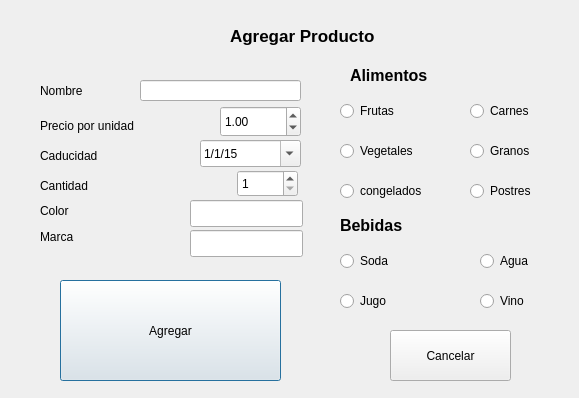
<?xml version="1.0" encoding="UTF-8"?>
<ui version="4.0">
 <class>agregarProducto</class>
 <widget class="QDialog" name="agregarProducto">
  <property name="geometry">
   <rect>
    <x>0</x>
    <y>0</y>
    <width>579</width>
    <height>398</height>
   </rect>
  </property>
  <property name="windowTitle">
   <string>Producto nuevo</string>
  </property>
  <widget class="QLabel" name="label">
   <property name="geometry">
    <rect>
     <x>230</x>
     <y>20</y>
     <width>151</width>
     <height>31</height>
    </rect>
   </property>
   <property name="font">
    <font>
     <pointsize>13</pointsize>
     <weight>75</weight>
     <bold>true</bold>
    </font>
   </property>
   <property name="text">
    <string>Agregar Producto</string>
   </property>
  </widget>
  <widget class="QLabel" name="label_3">
   <property name="geometry">
    <rect>
     <x>40</x>
     <y>110</y>
     <width>131</width>
     <height>31</height>
    </rect>
   </property>
   <property name="text">
    <string>Precio por unidad</string>
   </property>
  </widget>
  <widget class="QDateEdit" name="sp_caducidad">
   <property name="geometry">
    <rect>
     <x>200</x>
     <y>140</y>
     <width>101</width>
     <height>27</height>
    </rect>
   </property>
   <property name="dateTime">
    <datetime>
     <hour>0</hour>
     <minute>0</minute>
     <second>0</second>
     <year>2015</year>
     <month>1</month>
     <day>1</day>
    </datetime>
   </property>
   <property name="displayFormat">
    <string>d/M/yy</string>
   </property>
   <property name="calendarPopup">
    <bool>true</bool>
   </property>
  </widget>
  <widget class="QRadioButton" name="rd_vegetales">
   <property name="geometry">
    <rect>
     <x>340</x>
     <y>140</y>
     <width>111</width>
     <height>22</height>
    </rect>
   </property>
   <property name="text">
    <string>Vegetales</string>
   </property>
  </widget>
  <widget class="QRadioButton" name="rd_carnes">
   <property name="geometry">
    <rect>
     <x>470</x>
     <y>100</y>
     <width>117</width>
     <height>22</height>
    </rect>
   </property>
   <property name="text">
    <string>Carnes</string>
   </property>
  </widget>
  <widget class="QPushButton" name="pushButton">
   <property name="geometry">
    <rect>
     <x>60</x>
     <y>280</y>
     <width>221</width>
     <height>101</height>
    </rect>
   </property>
   <property name="text">
    <string>Agregar</string>
   </property>
  </widget>
  <widget class="QSpinBox" name="sp_cantidad">
   <property name="geometry">
    <rect>
     <x>237</x>
     <y>170</y>
     <width>61</width>
     <height>27</height>
    </rect>
   </property>
   <property name="minimum">
    <number>1</number>
   </property>
   <property name="maximum">
    <number>1000</number>
   </property>
  </widget>
  <widget class="QLabel" name="label_2">
   <property name="geometry">
    <rect>
     <x>40</x>
     <y>80</y>
     <width>101</width>
     <height>21</height>
    </rect>
   </property>
   <property name="text">
    <string>Nombre</string>
   </property>
  </widget>
  <widget class="QLabel" name="label_4">
   <property name="geometry">
    <rect>
     <x>40</x>
     <y>140</y>
     <width>91</width>
     <height>31</height>
    </rect>
   </property>
   <property name="text">
    <string>Caducidad</string>
   </property>
  </widget>
  <widget class="QRadioButton" name="rd_frutas">
   <property name="geometry">
    <rect>
     <x>340</x>
     <y>100</y>
     <width>111</width>
     <height>22</height>
    </rect>
   </property>
   <property name="text">
    <string>Frutas</string>
   </property>
  </widget>
  <widget class="QRadioButton" name="rd_postres">
   <property name="geometry">
    <rect>
     <x>470</x>
     <y>180</y>
     <width>117</width>
     <height>22</height>
    </rect>
   </property>
   <property name="text">
    <string>Postres</string>
   </property>
  </widget>
  <widget class="QRadioButton" name="rd_granos">
   <property name="geometry">
    <rect>
     <x>470</x>
     <y>140</y>
     <width>117</width>
     <height>22</height>
    </rect>
   </property>
   <property name="text">
    <string>Granos</string>
   </property>
  </widget>
  <widget class="QRadioButton" name="rd_congelados">
   <property name="geometry">
    <rect>
     <x>340</x>
     <y>180</y>
     <width>121</width>
     <height>22</height>
    </rect>
   </property>
   <property name="text">
    <string>congelados</string>
   </property>
  </widget>
  <widget class="QLabel" name="label_5">
   <property name="geometry">
    <rect>
     <x>40</x>
     <y>170</y>
     <width>91</width>
     <height>31</height>
    </rect>
   </property>
   <property name="text">
    <string>Cantidad</string>
   </property>
  </widget>
  <widget class="QLineEdit" name="txt_nombreP">
   <property name="geometry">
    <rect>
     <x>140</x>
     <y>80</y>
     <width>161</width>
     <height>21</height>
    </rect>
   </property>
  </widget>
  <widget class="QLabel" name="label_6">
   <property name="geometry">
    <rect>
     <x>350</x>
     <y>60</y>
     <width>121</width>
     <height>31</height>
    </rect>
   </property>
   <property name="font">
    <font>
     <pointsize>12</pointsize>
     <weight>75</weight>
     <bold>true</bold>
    </font>
   </property>
   <property name="text">
    <string>Alimentos</string>
   </property>
  </widget>
  <widget class="QLabel" name="label_7">
   <property name="geometry">
    <rect>
     <x>340</x>
     <y>210</y>
     <width>101</width>
     <height>31</height>
    </rect>
   </property>
   <property name="font">
    <font>
     <pointsize>12</pointsize>
     <weight>75</weight>
     <italic>false</italic>
     <bold>true</bold>
     <underline>false</underline>
     <strikeout>false</strikeout>
    </font>
   </property>
   <property name="text">
    <string>Bebidas</string>
   </property>
  </widget>
  <widget class="QRadioButton" name="rd_sodas">
   <property name="geometry">
    <rect>
     <x>340</x>
     <y>250</y>
     <width>117</width>
     <height>22</height>
    </rect>
   </property>
   <property name="text">
    <string>Soda</string>
   </property>
  </widget>
  <widget class="QRadioButton" name="rd_jugos">
   <property name="geometry">
    <rect>
     <x>340</x>
     <y>290</y>
     <width>117</width>
     <height>22</height>
    </rect>
   </property>
   <property name="text">
    <string>Jugo</string>
   </property>
  </widget>
  <widget class="QRadioButton" name="rd_agua">
   <property name="geometry">
    <rect>
     <x>480</x>
     <y>250</y>
     <width>117</width>
     <height>22</height>
    </rect>
   </property>
   <property name="text">
    <string>Agua</string>
   </property>
  </widget>
  <widget class="QRadioButton" name="rd_alcohol">
   <property name="geometry">
    <rect>
     <x>480</x>
     <y>290</y>
     <width>117</width>
     <height>22</height>
    </rect>
   </property>
   <property name="text">
    <string>Vino</string>
   </property>
  </widget>
  <widget class="QDoubleSpinBox" name="sp_precio">
   <property name="geometry">
    <rect>
     <x>220</x>
     <y>106</y>
     <width>81</width>
     <height>31</height>
    </rect>
   </property>
   <property name="value">
    <double>1.000000000000000</double>
   </property>
  </widget>
  <widget class="QLabel" name="label_8">
   <property name="geometry">
    <rect>
     <x>40</x>
     <y>200</y>
     <width>81</width>
     <height>21</height>
    </rect>
   </property>
   <property name="text">
    <string>Color</string>
   </property>
  </widget>
  <widget class="QLabel" name="label_9">
   <property name="geometry">
    <rect>
     <x>40</x>
     <y>226</y>
     <width>81</width>
     <height>21</height>
    </rect>
   </property>
   <property name="text">
    <string>Marca</string>
   </property>
  </widget>
  <widget class="QLineEdit" name="txt_marca">
   <property name="geometry">
    <rect>
     <x>190</x>
     <y>230</y>
     <width>113</width>
     <height>27</height>
    </rect>
   </property>
  </widget>
  <widget class="QLineEdit" name="txt_color">
   <property name="geometry">
    <rect>
     <x>190</x>
     <y>200</y>
     <width>113</width>
     <height>27</height>
    </rect>
   </property>
  </widget>
  <widget class="QPushButton" name="pushButton_2">
   <property name="geometry">
    <rect>
     <x>390</x>
     <y>330</y>
     <width>121</width>
     <height>51</height>
    </rect>
   </property>
   <property name="text">
    <string>Cancelar</string>
   </property>
  </widget>
 </widget>
 <resources/>
 <connections>
  <connection>
   <sender>pushButton_2</sender>
   <signal>clicked()</signal>
   <receiver>agregarProducto</receiver>
   <slot>close()</slot>
   <hints>
    <hint type="sourcelabel">
     <x>463</x>
     <y>365</y>
    </hint>
    <hint type="destinationlabel">
     <x>444</x>
     <y>365</y>
    </hint>
   </hints>
  </connection>
 </connections>
</ui>
